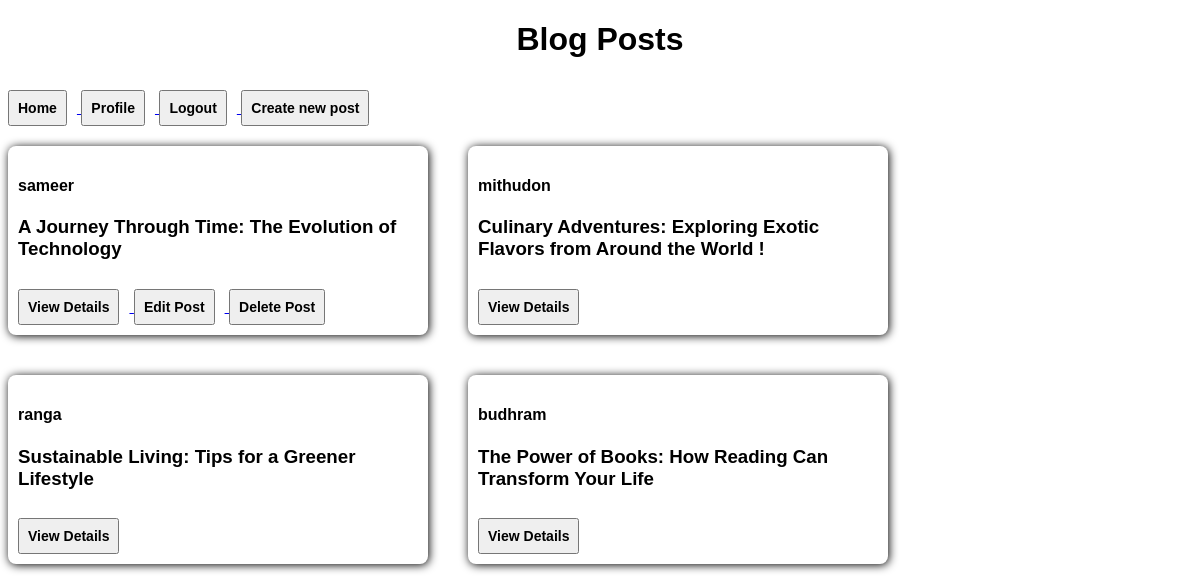
Page /blog/ (signed in) on the committed database.
### blogapp/models.py (models this page shows, shortened)
class Post(models.Model):
    title = models.CharField(max_length=100)
    author = models.CharField(max_length=30, default='sameer')
    description = models.TextField()
    created_at = models.DateField(auto_now_add=True)
    updated_at = models.DateField(auto_now=True)
    comments = models.JSONField(default=list, blank=True)

### blogapp/views.py (the view)
# urls.py: path('blog/', views.showBlogList, name='bloglist'),
def showBlogList(request):
    posts = Post.objects.all()
    return render(request, 'blog.html', {'posts': posts})

### templates/blog.html (shortened to what this page needs)
{% extends "index.html" %}
{% load static %}
{% block style %}
    <link rel="stylesheet" href="{% static "css/blog.css" %}">
{% endblock %}
{% block h1 %}
    <h1>Blog Posts</h1>
{% endblock %}
{% block content %}
    <div>
        <div class="nav">
            {% if user.is_authenticated %}
                <a href="{% url 'bloglist' %}">
                    <button>Home</button>
                </a>
                <a href="{% url 'profile' %}">
                    <button>Profile</button>
                </a>
                <a href="{% url 'logout' %}">
                    <button>Logout</button>
                </a>
                <a href="{% url 'create_post' %}">
                    <button>Create new post</button>
                </a>
            {% endif %}
        </div>
        <div class='container'>
            {% for post in posts %}
                <div class="post-style">
                    <h4>{{post.author}}</h4>
                    <h3>{{post.title}}</h3>
                    <a href="{% url 'details' post.id %}" target='_blank'>
                        <button>View Details</button>
                    </a>
                    {% if post.author == user.username %}
                        <a href="{% url 'edit_post' post.id %}">
                            <button>Edit Post</button>
                        </a>
                        <a href="{% url 'delete_post' post.id %}">
                            <button>Delete Post</button>
                        </a>
                    {% endif %}
                </div>
            {% endfor %}
        </div>
    </div>
{% endblock %}

### static/css/blog.css (style rules this page uses)
.nav { margin-bottom: 20px; }
.container { display: flex; flex-wrap: wrap; gap: 40px; }
.post-style { box-shadow: 1px 1px 10px black; border-radius: 8px; width: 400px; padding: 10px; }
button { font-size: 14px; cursor: pointer; font-weight: bold; padding: 8px; margin-right: 10px; margin-top: 10px; }

### static/css/index.css (style rules this page uses)
body { font-family: sans-serif; }
h1 { text-align: center; }

### rows in the picture
Post: author "sameer", title "A Journey Through Time: The Evolution of Technology", shows "Edit Post"
Post: author "mithudon", title "Culinary Adventures: Exploring Exotic Flavors from Around the World !"
Post: author "ranga", title "Sustainable Living: Tips for a Greener Lifestyle"
Post: author "budhram", title "The Power of Books: How Reading Can Transform Your Life"
